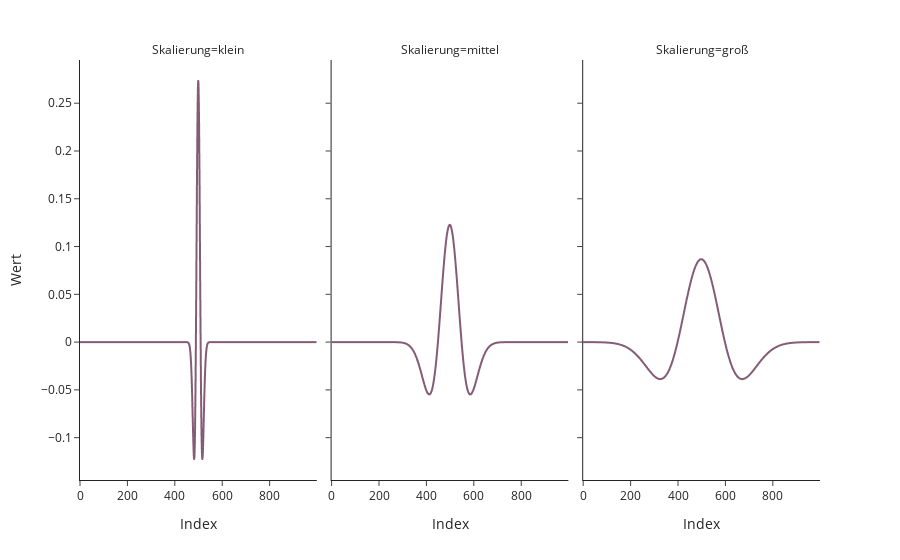

The code cell stored with this chart in its notebook:
### Code cell
fig = px.line(df_scale, x='Index', y='Wert', facet_col='Skalierung',
              template='simple_white', color_discrete_sequence=px.colors.qualitative.Antique)
fig.show()

### Figure 1 — Plotly figure (JSON) as saved in the notebook; plotly's stock layout.template omitted (floating-point values rounded to 4 significant figures; data arrays with more than 128 entries replaced by an {"elided": "..."} marker saying what was removed)
{"data": [{"hovertemplate": "Skalierung=klein<br>Index=%{x}<br>Wert=%{y}<extra></extra>", "legendgroup": "", "line": {"color": "rgb(133, 92, 117)", "dash": "solid"}, "mode": "lines", "name": "", "showlegend": false, "type": "scattergl", "x": {"elided": "1000 int values"}, "xaxis": "x", "y": {"elided": "1000 float values"}, "yaxis": "y"}, {"hovertemplate": "Skalierung=mittel<br>Index=%{x}<br>Wert=%{y}<extra></extra>", "legendgroup": "", "line": {"color": "rgb(133, 92, 117)", "dash": "solid"}, "mode": "lines", "name": "", "showlegend": false, "type": "scattergl", "x": {"elided": "1000 int values"}, "xaxis": "x2", "y": {"elided": "1000 float values"}, "yaxis": "y2"}, {"hovertemplate": "Skalierung=groß<br>Index=%{x}<br>Wert=%{y}<extra></extra>", "legendgroup": "", "line": {"color": "rgb(133, 92, 117)", "dash": "solid"}, "mode": "lines", "name": "", "showlegend": false, "type": "scattergl", "x": {"elided": "1000 int values"}, "xaxis": "x3", "y": {"elided": "1000 float values"}, "yaxis": "y3"}], "layout": {"annotations": [{"font": {}, "showarrow": false, "text": "Skalierung=klein", "x": 0.16, "xanchor": "center", "xref": "paper", "y": 1, "yanchor": "bottom", "yref": "paper"}, {"font": {}, "showarrow": false, "text": "Skalierung=mittel", "x": 0.5, "xanchor": "center", "xref": "paper", "y": 1, "yanchor": "bottom", "yref": "paper"}, {"font": {}, "showarrow": false, "text": "Skalierung=groß", "x": 0.84, "xanchor": "center", "xref": "paper", "y": 1, "yanchor": "bottom", "yref": "paper"}], "legend": {"tracegroupgap": 0}, "margin": {"t": 60}, "xaxis": {"anchor": "y", "domain": [0, 0.32], "title": {"text": "Index"}}, "xaxis2": {"anchor": "y2", "domain": [0.34, 0.66], "matches": "x", "title": {"text": "Index"}}, "xaxis3": {"anchor": "y3", "domain": [0.68, 1.0], "matches": "x", "title": {"text": "Index"}}, "yaxis": {"anchor": "x", "domain": [0, 1], "title": {"text": "Wert"}}, "yaxis2": {"anchor": "x2", "domain": [0, 1], "matches": "y", "showticklabels": false}, "yaxis3": {"anchor": "x3", "domain": [0, 1], "matches": "y", "showticklabels": false}}}
